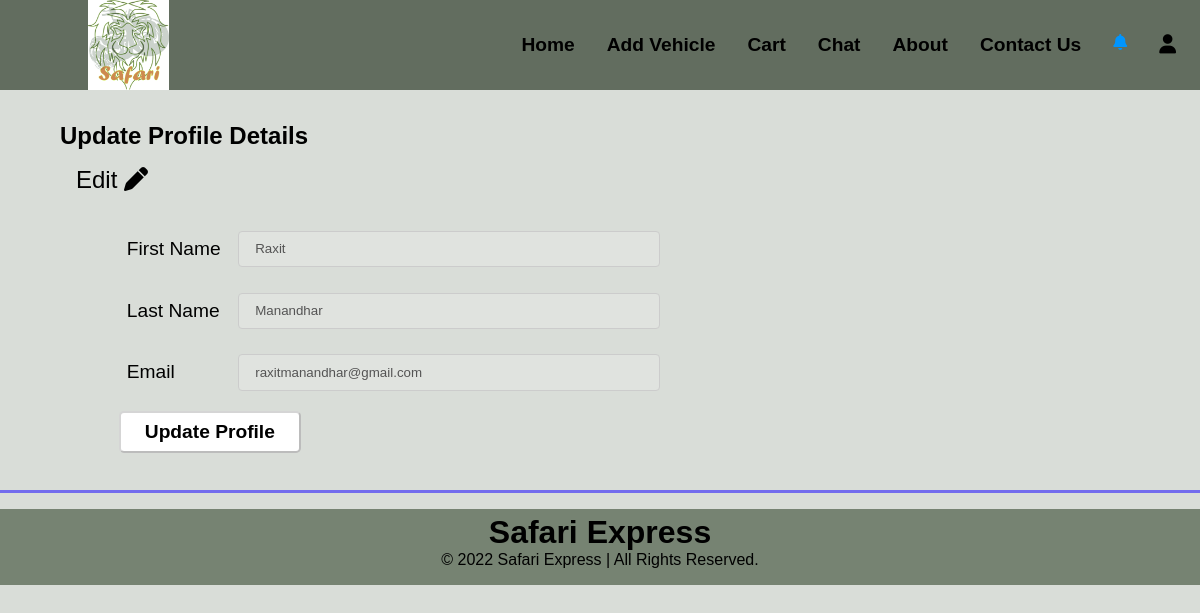
/index.php?page=userprofile (signed in), run on the app's committed database.
### tables this page shows
CREATE TABLE `users` (
  `userID` int(11) NOT NULL,
  `userName` varchar(255) NOT NULL,
  `email` varchar(255) NOT NULL,
  `password` varchar(255) NOT NULL,
  `firstName` varchar(255) NOT NULL,
  `lastName` varchar(255) NOT NULL,
  `role` varchar(255) NOT NULL,
  `registeredDate` date NOT NULL DEFAULT current_timestamp()
);

### functions/load_template.php (called while the page is built, shortened)
<?php
	function loadTemplate($filename, $tempVars){
		extract($tempVars);
		require $filename;
		$content = ob_get_clean();
		return $content;
	}
?>

### pages/users/userprofile.php (called while the page is built, shortened)
<?php
    if(isset($_SESSION['login']) && $_SESSION['login'] == 1 && $_SESSION['role']  == 'user' ) {
        $uid=$_SESSION['userID'];
        if(isset($uid)){
            $conn = new DatabaseTable('users');
            $dataa=$conn->find('userID',$uid);
            $data=$dataa->fetch();
            $status='';
        }
        $content = loadTemplate('../templates/users/userprofileTemplate.php', ['data'=>$data,'uid'=>$uid,'status'=>$status]);
    }else {
        session_unset();
        header('location:index.php?page=login');
    }
?>

### classes/databasetable.php (called while the page is built, shortened)
 <?php
class DatabaseTable{
    public $table;
    function __construct($table){
        $this->table = $table;
    }
function find($field, $value) {
    global $pdo;
        $stmt = $pdo->prepare('SELECT * FROM ' . $this->table .' WHERE ' . $field . ' = :valu');
        $criteria = [
                'valu' => $value
        ];
        $stmt->execute($criteria);
        return $stmt;
}
}
?>

### templates/users/homepage.php (the view, shortened to what this page needs)
<!DOCTYPE html>
<html lang="en">
<head>
    <link rel="stylesheet" href="../css/styles.css">
</head>
<body>
 <header>
        <nav>
            <div class="logo">
                <a href="index.php"> <img src="../images/logo/logo.jpg" alt="Safari Express"></a>
            </div>
            <div class="nav-list">
                <a href="index.php">Home</a>
                <?php
                    if(isset($_SESSION['login']) && $_SESSION['login'] == 1){
                       echo '<a href="index.php?page=AddVechicle">Add Vehicle</a>';
                       echo '<a href="index.php?page=Cart">Cart</a>';
                       echo '<a href="index.php?page=chatnow">Chat</a>';
                    }
                ?>
                <a href="index.php?page=about">About</a>
                <a href="index.php?page=contact">Contact Us</a>
                <?php
                    if(isset($_SESSION['login']) && $_SESSION['login'] == 1){
                ?>
                <div class="dropdown" id="dropdown">
                    <button class="dropbtn" onclick="myFunction()"><i class="fa fa-bell"></i></button>
                </div>
                <?php } ?>
                <div class="nav-user">
                    <button class="userbtn" onclick="nav()">
                        <i class="fas fa-user"></i>
                    </button>
                </div>
            </div>
        </nav>
    </header>
    <main>
        <?php echo $content; ?>
    </main>
    <footer>
        <section class="footer_cont">
            <span class="footer_main">Safari Express</span>
            <span>&#169 2022 Safari Express | All Rights Reserved.</span>
        </section>
    </footer>
</body>
</html>

### templates/users/userprofileTemplate.php (shortened to what this page needs)
<body onload="disable();">
  <article class="profile">
    <section class="editprform_container">
      <h2><?php if($data){echo "Update Profile Details";}?><br></h2>
      <div onclick="enable();" class="editbtn"><h5>Edit <i class="fas fa-pen"></i></h5></div>
      <form method="post" action="index.php?page=userprofile">
        <div class="uprofilecont">
          <div class="uprofilefname"><label for="firstName">First Name</label></div>
          <div class="uprofilenfamein"><input type="text" id="firstname" name="firstName" value="<?php if($data){echo $data['firstName'];}?>" required placeholder="Client's updated first name.."></div>
          <div class="uprofilelname"><label for="lastName">Last Name</label></div>
          <div class="uprofilelnamein"><input type="text" id="lastname" name="lastName" value="<?php if($data){echo $data['lastName'];}?>" required placeholder="Client's updated last name.."></div>
          <div class="uprofilemail"><label for="email">Email</label></div>
          <div class="uprofilemailin"><input type="email" id="email" name="email" value="<?php if($data){echo $data['email'];}?>" required placeholder="Updated Email Address"></div>
          <div class="uprofilesubmit"><input type="submit" id="update" name="Update" value="Update Profile"></div>
        </div>
      </form>
    </section>
  </article>
</body>

### css/styles.css (style rules this page uses)
* { padding: 0; margin: 0; box-sizing: border-box; }
body, html { font-family: sans-serif; margin: 0; }
body { background: #D9DDD8; }
nav { display: flex; flex-wrap: wrap; flex-direction: row; justify-content: space-between; align-items: center; padding: 0 0.5rem; position: relative; background: #626D5F; color: #0e375e; font-size: 1.2rem; font-weight: 700; }
.logo { margin-left: 5rem; }
.logo img { height: 90px; }
.nav-list { overflow: hidden; display: flex; }
.nav-list a { float: left; font-size: 1.2rem; color: #000; text-align: center; padding: 14px 16px; text-decoration: none; position: relative; }
.nav-user { float: left; overflow: visible; }
.nav-user .userbtn { font-size: 1.2rem; border: none; outline: none; color: #000; padding: 14px 16px; background-color: inherit; font-family: inherit; margin: 0; }
.nav-list a::after { content: ""; display: block; position: absolute; left: 0; width: 0%; height: 2px; background-color: #8FBFE0; transition: .3s width ease-in-out; }
.dropdown { overflow: visible; }
.dropdown .dropbtn { font-size: 16px; border: none; outline: none; color: #0095FF; padding: 14px 16px; background-color: inherit; font-family: inherit; margin: 0; }
img { vertical-align: middle; }
.profile { width: 90%; margin: 2rem 5% 1rem auto; }
.editbtn { padding: 1rem; cursor: pointer; width: 10rem; }
.profile h5 { font-size: 1.5rem; font-weight: 500; }
.editprform_container form { font-size: 1.2rem; }
.editprform_container .uprofilecont { width: 90%; margin: 0.5rem 0 0.5rem 5%; }
.uprofilefname { grid-area: uprofilefname; }
.uprofilenfamein { grid-area: uprofilenfamein; }
.uprofilelname { grid-area: uprofilelname; }
.uprofilelnamein { grid-area: uprofilelnamein; }
.uprofilemail { grid-area: uprofilemail; }
.uprofilemailin { grid-area: uprofilemailin; }
.uprofilesubmit { grid-area: uprofilesubmit; }
.uprofilecont { display: grid; grid-template-areas: 'uprofilefname uprofilenfamein' 'uprofilelname uprofilelnamein' 'uprofilemail uprofilemailin' 'uprofilesubmit uprofilesubmit'; grid-template-columns: min-content auto; align-items: center; }
.uprofilecont > div { padding: 0.3rem; white-space: nowrap; }
.uprofilecont input[type=text], .uprofilecont input[type=email] { min-width: min-content; width: 50%; padding: 0.6rem 1rem; margin: 0.5rem 0; display: inline-block; border: 1px solid #ccc; border-radius: 4px; box-sizing: border-box; }
.uprofilecont label { margin: 0.5rem; }
.uprofilecont input[type="submit"] { text-decoration: none; color: #000; background: #fff; padding: 0.5rem 1.5rem; font-size: 1.2rem; font-weight: 550; margin: 0.2rem 0; cursor: pointer; border-radius: 5px; }
footer { margin-top: 3rem; padding: 0.3rem 0 1rem; background-color: #768372; }
.footer_cont { position: relative; display: flex; flex-direction: column; align-items: center; }
.footer_cont::before { content:''; position: absolute; background-color: #736CED; width: 100%; height: 3px; top: -1.5rem; }
.footer_main { content: ''; font-size: 2rem; font-weight: 700; }

### data on the page
users: firstName "Raxit", lastName "Manandhar", email "raxitmanandhar@gmail.com"
